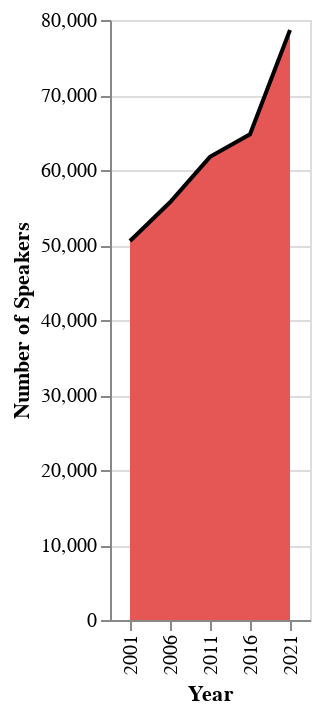

Write a Vega-Lite specification for this figure.
### Vega-Lite specification from a JSON file in a GitHub repository (floating-point values rounded to 4 significant figures)
{"$schema": "https://vega.github.io/schema/vega-lite/v5.json", "description": "Distribution of people who speak Australian Indigenous Languages over time.", "data": {"values": [{"year": 2001, "speakers": 50538}, {"year": 2006, "speakers": 55699}, {"year": 2011, "speakers": 61749}, {"year": 2016, "speakers": 64761}, {"year": 2021, "speakers": 78655}]}, "layer": [{"mark": "area", "encoding": {"x": {"field": "year", "type": "ordinal", "title": "Year"}, "y": {"field": "speakers", "type": "quantitative", "title": "Number of Speakers"}, "color": {"value": "#e45755"}}}, {"mark": "line", "encoding": {"x": {"field": "year", "type": "ordinal"}, "y": {"field": "speakers", "type": "quantitative"}, "color": {"value": "#000"}, "tooltip": [{"field": "year"}, {"field": "speakers"}]}}]}
